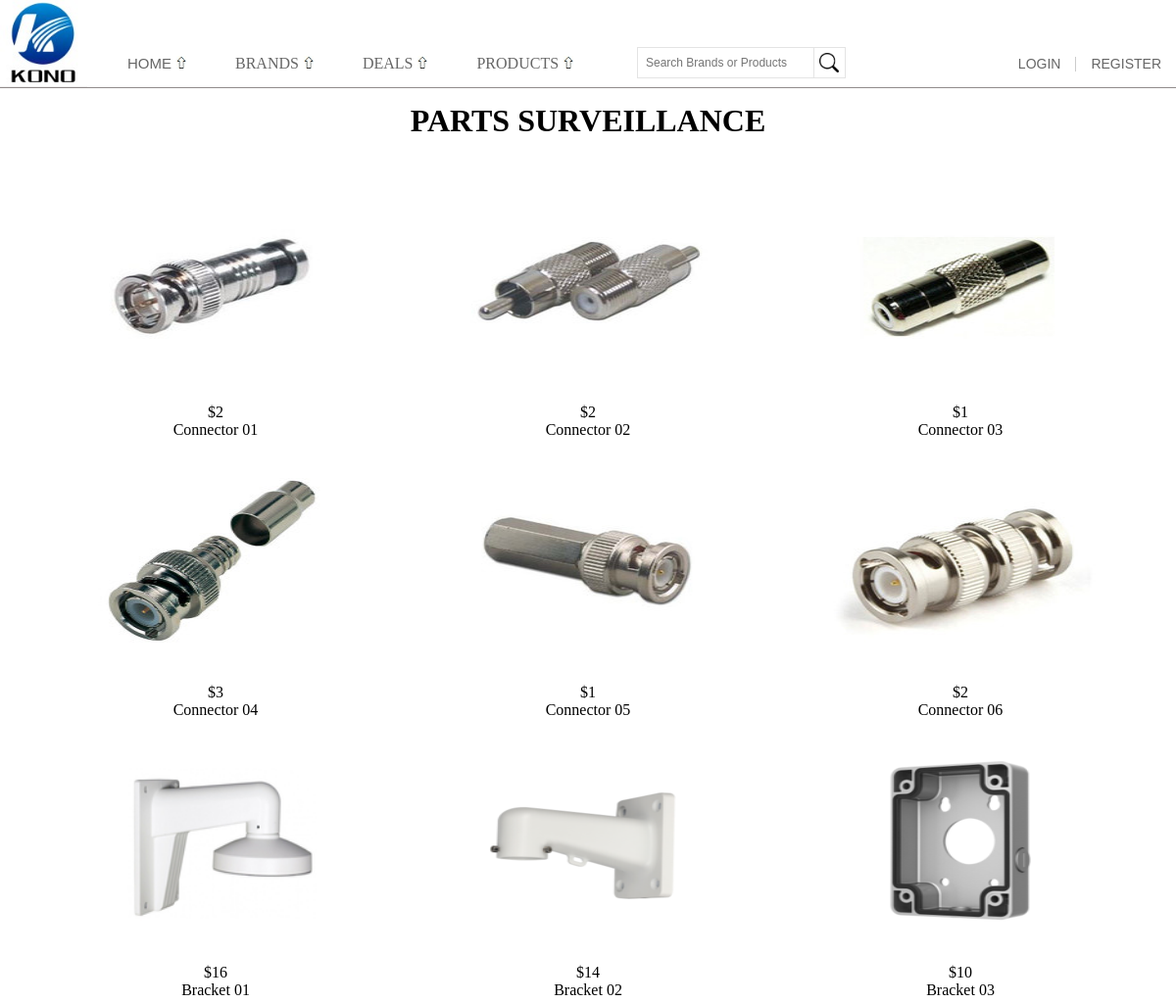
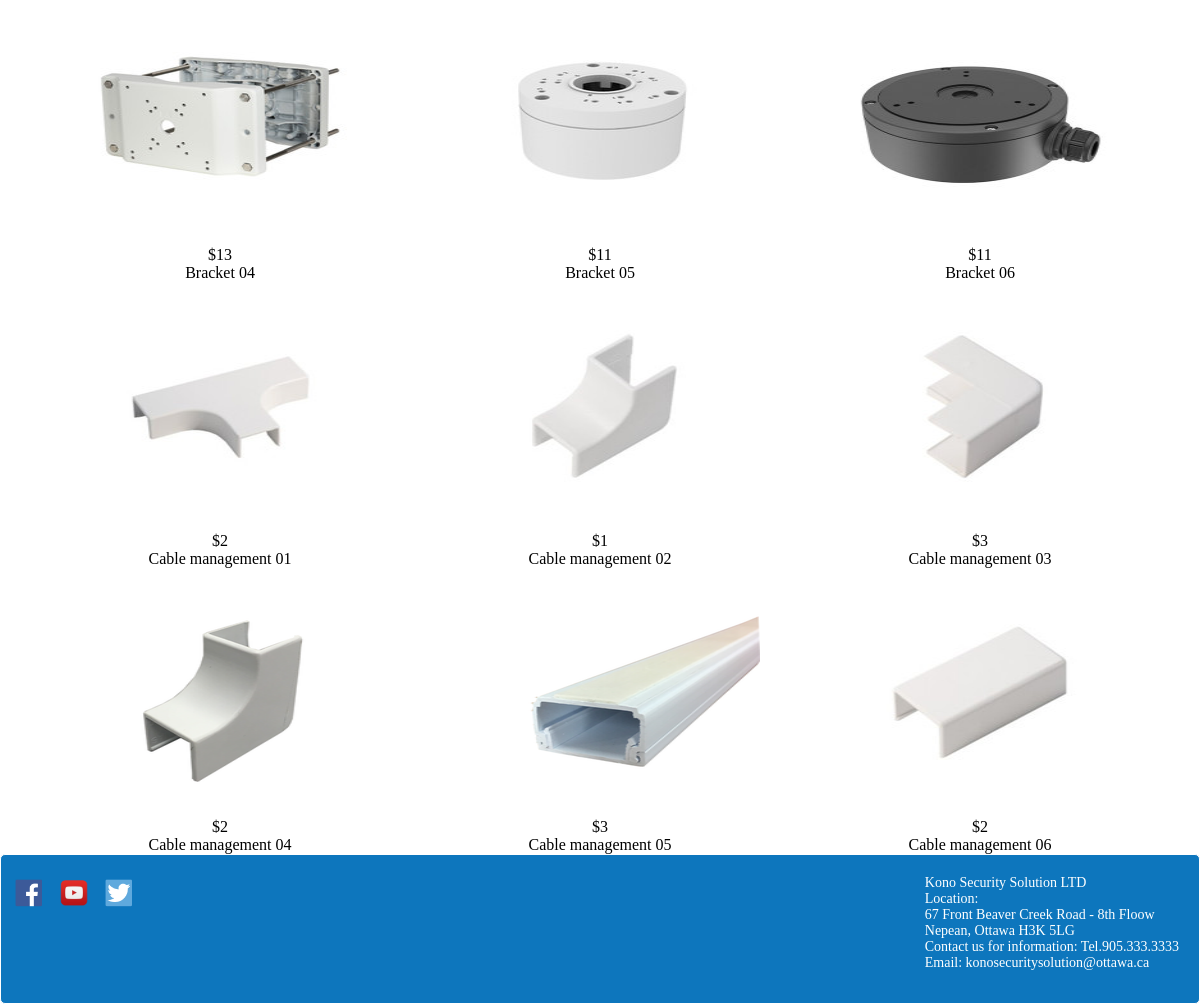
The page /KONO_END_FRONT/parts.php on the database its author committed (2 pictures, top to bottom).
### tables this page shows
CREATE TABLE `products` (
    `id` INT NOT NULL AUTO_INCREMENT , 
    `img` VARCHAR(50) NOT NULL , 
    `description` VARCHAR(100) NOT NULL , 
    `price` DECIMAL(20) NOT NULL , 
    `brand` VARCHAR(30) NULL , PRIMARY KEY (`id`));

### KONO_END_FRONT/parts.php (the view, shortened to what this page needs)
<!DOCTYPE html>
<html lang="en">
    <head>
        <link rel="stylesheet" href="./css/reset.css">
        <link rel="stylesheet" type="text/css" href="./css/assignment2.css">
        <link rel="stylesheet" type="text/css" href="./css/content.css">
    </head>
    <body>
        <?php require 'top.php'?>
        <div class="index-content">
            <div class="main_context">
                <div class="proheader">
                    <h1>PARTS SURVEILLANCE</h1>
                </div>
                <?php $con=mysqli_connect('localhost','root','','assignment2','3306');
                $sql = "SELECT * FROM products WHERE description LIKE '%cable%'
                OR description LIKE '%bracket%' OR description LIKE '%connector%'";
                $res=mysqli_query($con,$sql);
                ?>
                <div class="details">
                    <div class="alldetails">
                        <?php while($ro=mysqli_fetch_array($res)) { ?>
                            <div>
                                <img src="<?php echo $ro['img'];?>"/>
                                <p>$<?php echo $ro['price'];?></p>
                                <?php echo $ro['description'];?></p>
                            </div>
                        <?php }?>
                    </div>
                </div>
            </div>
        </div>
        <div class="index-content">
            <?php require 'bottom.php';?>
        </div>
    </body>
</html>

### KONO_END_FRONT/css/assignment2.css (style rules this page uses)
.index-content { width: 1200px; height: auto; margin: 0 auto; }

### KONO_END_FRONT/css/content.css (style rules this page uses)
.proheader { margin-top: 15px; margin-bottom: 15px; }
.alldetails { display: flex; justify-content: space-evenly; flex-wrap: wrap; margin-top: 20px; }
.alldetails img { width: 320px; height: 250px; }

### KONO_END_FRONT/css/top.css (style rules this page uses)
* { padding: 0; margin: 0; box-sizing: border-box; }
.index-content { width: 1200px; height: auto; margin: 0 auto; }

### rows shown on the page
products: img (picture), price "2", description "Connector 01"
products: img (picture), price "2", description "Connector 02"
products: img (picture), price "1", description "Connector 03"
products: img (picture), price "3", description "Connector 04"
products: img (picture), price "1", description "Connector 05"
products: img (picture), price "2", description "Connector 06"
products: img (picture), price "16", description "Bracket 01"
products: img (picture), price "14", description "Bracket 02"
products: img (picture), price "10", description "Bracket 03"
products: img (picture), price "13", description "Bracket 04"
products: img (picture), price "11", description "Bracket 05"
products: img (picture), price "11", description "Bracket 06"
products: img (picture), price "2", description "Cable management 01"
products: img (picture), price "1", description "Cable management 02"
products: img (picture), price "3", description "Cable management 03"
products: img (picture), price "2", description "Cable management 04"
products: img (picture), price "3", description "Cable management 05"
products: img (picture), price "2", description "Cable management 06"
